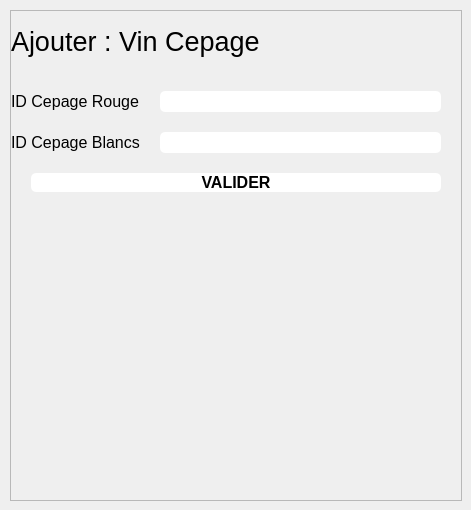
            <widget class="QWidget" name="vins_cepages_page">
             <widget class="QFrame" name="frame_7">
              <property name="geometry">
               <rect>
                <x>10</x>
                <y>10</y>
                <width>452</width>
                <height>491</height>
               </rect>
              </property>
              <property name="sizePolicy">
               <sizepolicy hsizetype="Preferred" vsizetype="Preferred">
                <horstretch>0</horstretch>
                <verstretch>0</verstretch>
               </sizepolicy>
              </property>
              <property name="frameShape">
               <enum>QFrame::StyledPanel</enum>
              </property>
              <property name="frameShadow">
               <enum>QFrame::Raised</enum>
              </property>
              <layout class="QFormLayout" name="formLayout_5">
               <property name="horizontalSpacing">
                <number>0</number>
               </property>
               <property name="verticalSpacing">
                <number>20</number>
               </property>
               <property name="leftMargin">
                <number>0</number>
               </property>
               <property name="topMargin">
                <number>0</number>
               </property>
               <property name="rightMargin">
                <number>0</number>
               </property>
               <property name="bottomMargin">
                <number>0</number>
               </property>
               <item row="0" column="0" colspan="2">
                <widget class="QLabel" name="label_24">
                 <property name="minimumSize">
                  <size>
                   <width>0</width>
                   <height>60</height>
                  </size>
                 </property>
                 <property name="maximumSize">
                  <size>
                   <width>16777215</width>
                   <height>60</height>
                  </size>
                 </property>
                 <property name="font">
                  <font>
                   <pointsize>20</pointsize>
                  </font>
                 </property>
                 <property name="text">
                  <string>Ajouter : Vin Cepage</string>
                 </property>
                </widget>
               </item>
               <item row="1" column="0">
                <widget class="QLabel" name="label_18">
                 <property name="font">
                  <font>
                   <pointsize>12</pointsize>
                  </font>
                 </property>
                 <property name="text">
                  <string>ID Cepage Rouge</string>
                 </property>
                </widget>
               </item>
               <item row="1" column="1">
                <widget class="QLineEdit" name="lineEdit_12">
                 <property name="font">
                  <font>
                   <pointsize>12</pointsize>
                  </font>
                 </property>
                 <property name="styleSheet">
                  <string notr="true">background-color:#FFF;
color:black;
margin-left:20px;
margin-right:20px;
border-radius: 5px;</string>
                 </property>
                 <property name="alignment">
                  <set>Qt::AlignCenter</set>
                 </property>
                </widget>
               </item>
               <item row="2" column="0">
                <widget class="QLabel" name="label_19">
                 <property name="font">
                  <font>
                   <pointsize>12</pointsize>
                  </font>
                 </property>
                 <property name="text">
                  <string>ID Cepage Blancs</string>
                 </property>
                </widget>
               </item>
               <item row="2" column="1">
                <widget class="QLineEdit" name="lineEdit_13">
                 <property name="font">
                  <font>
                   <pointsize>12</pointsize>
                  </font>
                 </property>
                 <property name="styleSheet">
                  <string notr="true">background-color:#FFF;
color:black;
margin-left:20px;
margin-right:20px;
border-radius: 5px;</string>
                 </property>
                 <property name="alignment">
                  <set>Qt::AlignCenter</set>
                 </property>
                </widget>
               </item>
               <item row="3" column="0" colspan="2">
                <widget class="QPushButton" name="pushButton_10">
                 <property name="font">
                  <font>
                   <pointsize>12</pointsize>
                   <weight>75</weight>
                   <bold>true</bold>
                  </font>
                 </property>
                 <property name="styleSheet">
                  <string notr="true">background-color:#FFF;
color:black;
margin-left:20px;
margin-right:20px;
border-radius: 5px;</string>
                 </property>
                 <property name="text">
                  <string>VALIDER</string>
                 </property>
                </widget>
               </item>
              </layout>
             </widget>
            </widget>
